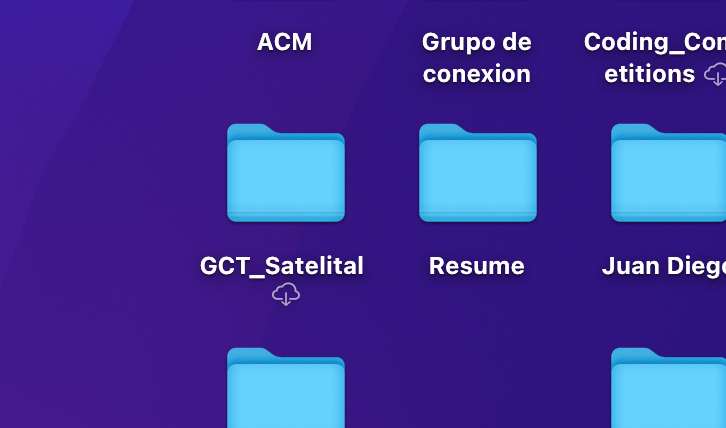
#> input picture image.png, 726 x 428 px
$ python resize.py
#> lines starting #> are read from the running program, lines starting #| are printed output that depends on the picture
#> further down, image is the input picture: shape (428, 726, 3); mean B, G, R 152.7, 54.7, 64
#| (428, 726, 3)
# Libraries needed
from math import ceil, floor
import cv2
import numpy as np

def image_resize(image, width = None, height = None, inter = cv2.INTER_AREA):
    # initialize the dimensions of the image to be resized and
    # grab the image size
#> called with width = 299, height = 299, inter = 3
    dim = None
    h, w, c = image.shape
#> h = 428; w = 726; c = 3

    # calculate the ratio of the width and construct the
    # dimensions
    r = width / float(w)
#> r = 0.412
    dim = (width, int(h * r))
#> dim = (299, 176)

    # resize the image
    resized = cv2.resize(image, dim, interpolation = inter)
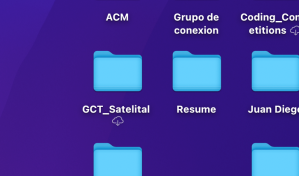
#> resized: shape (176, 299, 3); mean B, G, R 152.7, 54.7, 64

    # return the resized image
    return resized

# Read the image using imread function
image = cv2.imread('image.png')
print(image.shape)

resized_image = image_resize(image, 299, 299)

# Calculate dominant color of the image
data = np.reshape(resized_image, (-1,3))
print(data.shape)
#| (52624, 3)
data = np.float32(data)

criteria = (cv2.TERM_CRITERIA_EPS + cv2.TERM_CRITERIA_MAX_ITER, 10, 1.0)
flags = cv2.KMEANS_RANDOM_CENTERS
compactness,labels,centers = cv2.kmeans(data,1,None,criteria,10,flags)
#> compactness = 383040904.4; centers = [[152.7, 54.74, 64.03]]

dominant = centers[0].astype(np.int32)
#> dominant = [152, 54, 64]
temp = [ int(i) for i in dominant ]
#> temp = [152, 54, 64]


# Add padding to the image
h, w, _ = resized_image.shape
#> h = 176; w = 299

top = 0
bottom = 0
left = 0
right = 0

# Find top and bottom border
if h != 299:
    remainder = 299 - h
#> remainder = 123
    top = ceil(remainder / 2)
#> top = 62
    bottom = floor(remainder / 2)
#> bottom = 61
# Eoi

# Find left and right border
if w != 299:
    remainder = 299 - w
    left = ceil(remainder / 2)
    right = floor(remainder / 2)
# Eoi

image_with_padding = cv2.copyMakeBorder(resized_image, top, bottom, left, right, cv2.BORDER_CONSTANT, value=temp)
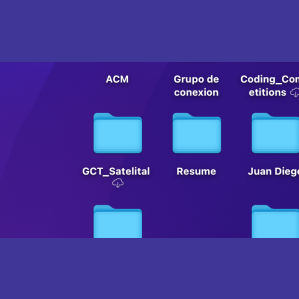
#> image_with_padding: shape (299, 299, 3); mean B, G, R 152.4, 54.4, 64

print(image_with_padding.shape)
#| (299, 299, 3)


cv2.imwrite("padding.png", image_with_padding)


# Resize => rescale, o transformación de algebra lineal
# Rellenar faltante de la imagen con padding, pixeles con el color promedio de la imagen
# Montar un microservicio con resize y otro con rescale
